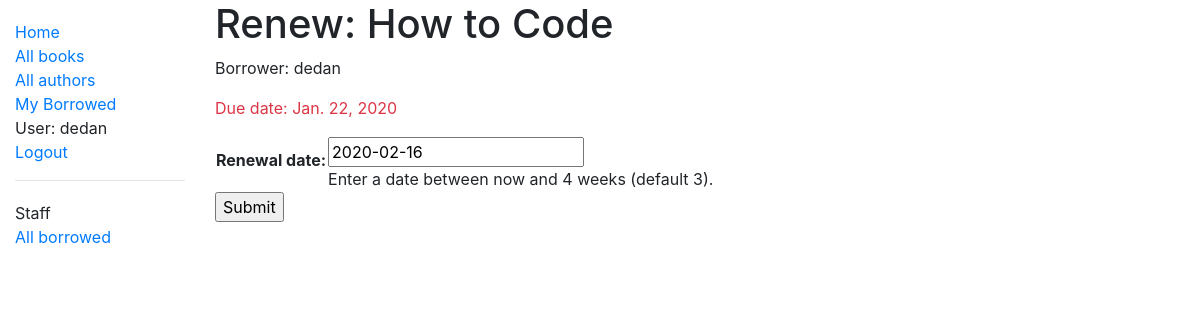
The page /catalog/book/fb7d790b-c9a3-4ed5-85bd-59d751ce3cb9/renew/ (signed in) on the database as committed earlier.
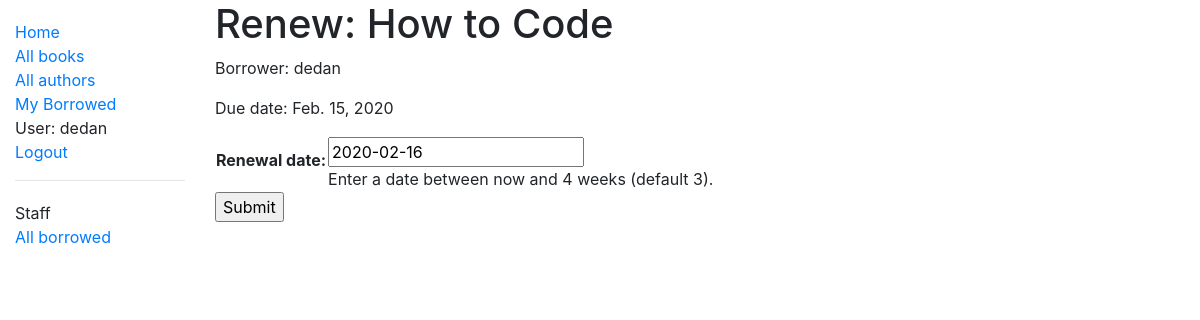
The same page on the database as committed later.
### catalog/models.py (models this page shows, shortened)
class BookInstance(models.Model):
    id = models.UUIDField(primary_key=True, default=uuid.uuid4,
                          help_text="Unique ID for this particular book across whole library")
    book = models.ForeignKey('Book', on_delete=models.SET_NULL, null=True)
    imprint = models.CharField(max_length=200)
    due_back = models.DateField(null=True, blank=True)
    borrower = models.ForeignKey(User, on_delete=models.SET_NULL, null=True, blank=True)
    @property
    def is_overdue(self):
        if self.due_back and date.today() > self.due_back:
            return True
        return False
    LOAN_STATUS = (
        ('d', 'Maintenance'),
        ('o', 'On loan'),
        ('a', 'Available'),
        ('r', 'Reserved'),
    )
    status = models.CharField(
        max_length=1,
        choices=LOAN_STATUS,
        blank=True,
        default='d',
        help_text='Book availability')
    class Meta:
        ordering = ['due_back']
        permissions = (("can_mark_returned", "Set book as returned"),)

class Book(models.Model):
    title = models.CharField(max_length=200)
    author = models.ForeignKey('Author', on_delete=models.SET_NULL, null=True)
    summary = models.TextField(max_length=1000, help_text="Enter a brief description of the book")
    isbn = models.CharField('ISBN', max_length=13,
                            help_text='13 Character <a href="https://www.isbn-international.org/content/what-isbn'
                                      '">ISBN number</a>')
    genre = models.ManyToManyField(Genre, help_text="Select a genre for this book")
    language = models.ForeignKey('Language', on_delete=models.SET_NULL, null=True)
    def display_genre(self):
        """Creates a string for the Genre. This is required to display genre in Admin."""
        return ', '.join([genre.name for genre in self.genre.all()[:3]])
    display_genre.short_description = 'Genre'

### catalog/views.py (the view)
# urls.py: path('book/<uuid:pk>/renew/', views.renew_book_librarian, name='renew-book-librarian'),
@permission_required('catalog.can_mark_returned')
def renew_book_librarian(request, pk):
    book_instance = get_object_or_404(BookInstance, pk=pk)
    if request.method == 'POST':
        form = RenewBookForm(request.POST)
        if form.is_valid():
            book_instance.due_back = form.cleaned_data['renewal_date']
            book_instance.save()
            return HttpResponseRedirect(reverse('all-borrowed') )
    else:
        proposed_renewal_date = datetime.date.today() + datetime.timedelta(weeks=3)
        form = RenewBookForm(initial={'renewal_date': proposed_renewal_date})
    context = {
        'form': form,
        'book_instance': book_instance,
    }
    return render(request, 'catalog/book_renew_librarian.html', context)

### catalog/forms.py (shortened to what this page needs)
class RenewBookForm(forms.Form):
    renewal_date = forms.DateField(help_text="Enter a date between now and 4 weeks (default 3).")

### catalog/templates/catalog/book_renew_librarian.html (shortened to what this page needs)
{% extends "base_generic.html" %}
{% block content %}
  <h1>Renew: {{ book_instance.book.title }}</h1>
  <p>Borrower: {{ book_instance.borrower }}</p>
  <p{% if book_instance.is_overdue %} class="text-danger"{% endif %}>Due date: {{ book_instance.due_back }}</p>
  <form action="" method="post">
    <table>
    {{ form.as_table }}
    </table>
    <input type="submit" value="Submit">
  </form>
{% endblock %}

Rows that differ between the two databases and show on the page:
changed BookInstance "How to Code": due_back "Jan. 22, 2020" → "Feb. 15, 2020"
